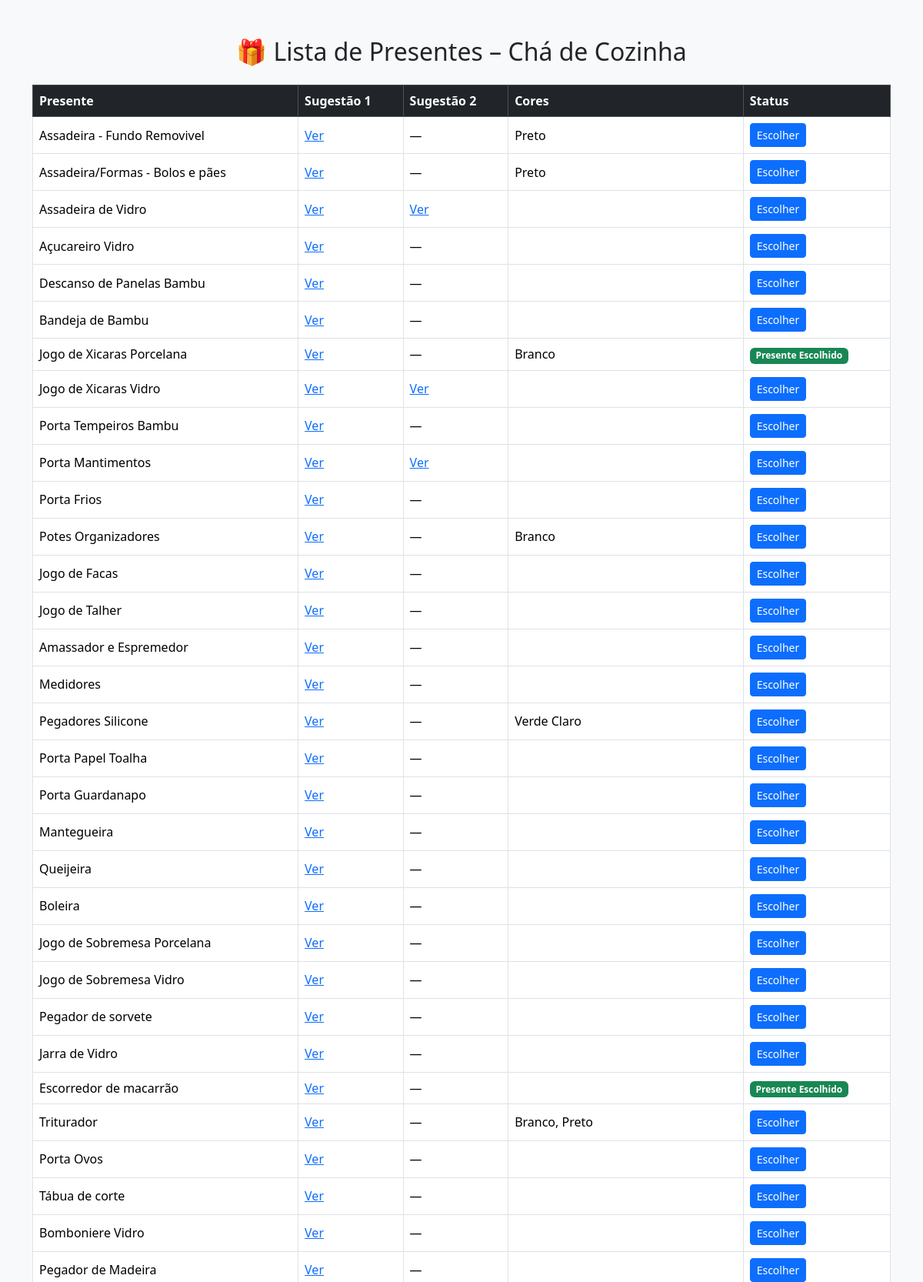
The page / (upper part) on the database its author committed.
### tables this page shows
CREATE TABLE presentes (
            id INTEGER PRIMARY KEY AUTOINCREMENT,
            presente TEXT,
            link1 TEXT,
            link2 TEXT,
            cores TEXT,
            escolhido_por TEXT
        );

### app.py (the view)
@app.route("/")
def index():
    is_admin = request.args.get("admin") == ADMIN_KEY
    conn = get_db()
    cursor = conn.cursor()
    cursor.execute("SELECT * FROM presentes")
    presentes = cursor.fetchall()
    conn.close()
    return render_template("index.html", presentes=presentes, is_admin=is_admin)

### app.py (called while the page is built)
def get_db():
    conn = sqlite3.connect(DB_PATH)
    conn.row_factory = sqlite3.Row
    return conn

### templates/index.html (shortened to what this page needs)
<!DOCTYPE html>
<html lang="pt-br">
<head>
    <link
      href="https://cdn.jsdelivr.net/npm/bootstrap@5.3.2/dist/css/bootstrap.min.css"
      rel="stylesheet"
    >
</head>
<body class="bg-light">
<div class="container mt-5">
    <h2 class="mb-4 text-center">🎁 Lista de Presentes – Chá de Cozinha</h2>
    <div class="table-responsive">
        <table class="table table-bordered table-hover align-middle">
            <thead class="table-dark">
                <tr>
                    <th>Presente</th>
                    <th>Sugestão 1</th>
                    <th>Sugestão 2</th>
                    <th>Cores</th>
                    <th>Status</th>
                </tr>
            </thead>
            <tbody>
            {% for item in presentes %}
                <tr>
                    <td>{{ item.presente }}</td>
                    <td>
                        {% if item.link1 %}
                            <a href="{{ item.link1 }}" target="_blank">Ver</a>
                        {% else %}
                            —
                        {% endif %}
                    </td>
                    <td>
                        {% if item.link2 %}
                            <a href="{{ item.link2 }}" target="_blank">Ver</a>
                        {% else %}
                            —
                        {% endif %}
                    </td>
                    <td>{{ item.cores }}</td>
                    <td>
                        {% if item.escolhido_por %}
                            <span class="badge bg-success">
                                Presente Escolhido
                            </span>
                        {% else %}
                            <button
                                class="btn btn-sm btn-primary"
                                data-bs-toggle="modal"
                                data-bs-target="#confirmModal{{ item.id }}"
                            >
                                Escolher
                            </button>
                        {% endif %}
                    </td>
                </tr>
            {% endfor %}
            </tbody>
        </table>
    </div>
</div>
</body>
</html>

### rows shown on the page
presentes: presente "Assadeira - Fundo Removivel", cores "Preto"
presentes: presente "Assadeira/Formas - Bolos e pães", cores "Preto"
presentes: presente "Assadeira de Vidro"
presentes: presente "Açucareiro Vidro"
presentes: presente "Descanso de Panelas Bambu"
presentes: presente "Bandeja de Bambu"
presentes: presente "Jogo de Xicaras Porcelana", cores "Branco", shows "Presente Escolhido"
presentes: presente "Jogo de Xicaras Vidro"
presentes: presente "Porta Tempeiros Bambu"
presentes: presente "Porta Mantimentos"
presentes: presente "Porta Frios"
presentes: presente "Potes Organizadores", cores "Branco"
presentes: presente "Jogo de Facas"
presentes: presente "Jogo de Talher"
presentes: presente "Amassador e Espremedor"
presentes: presente "Medidores"
presentes: presente "Pegadores Silicone", cores "Verde Claro"
presentes: presente "Porta Papel Toalha"
presentes: presente "Porta Guardanapo"
presentes: presente "Mantegueira"
presentes: presente "Queijeira"
presentes: presente "Boleira"
presentes: presente "Jogo de Sobremesa Porcelana"
presentes: presente "Jogo de Sobremesa Vidro"
presentes: presente "Pegador de sorvete"
presentes: presente "Jarra de Vidro"
presentes: presente "Escorredor de macarrão", shows "Presente Escolhido"
presentes: presente "Triturador", cores "Branco, Preto"
presentes: presente "Porta Ovos"
presentes: presente "Tábua de corte"
presentes: presente "Bomboniere Vidro"
presentes: presente "Pegador de Madeira"
